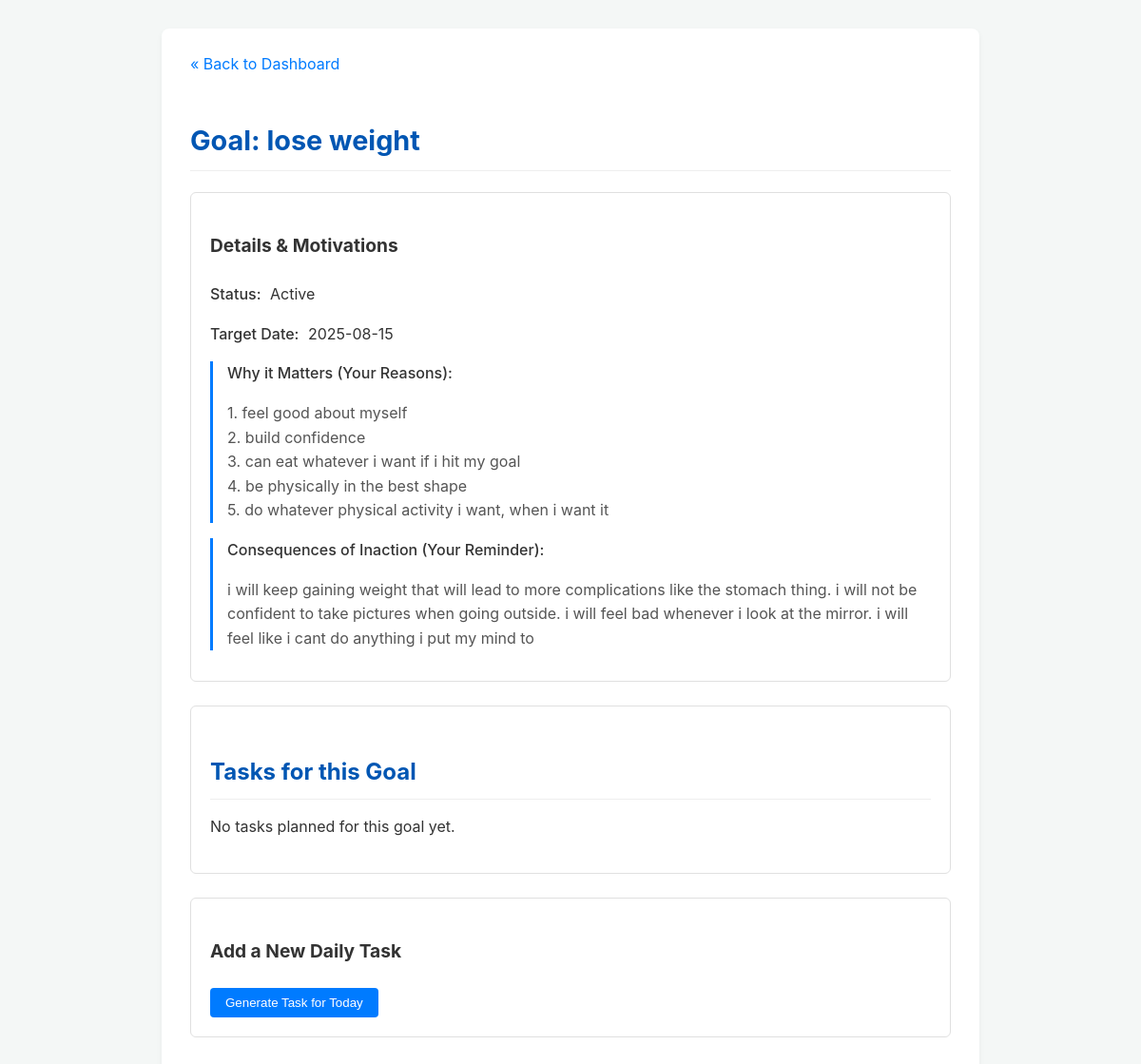
Before: /goal/1 with the older database file.
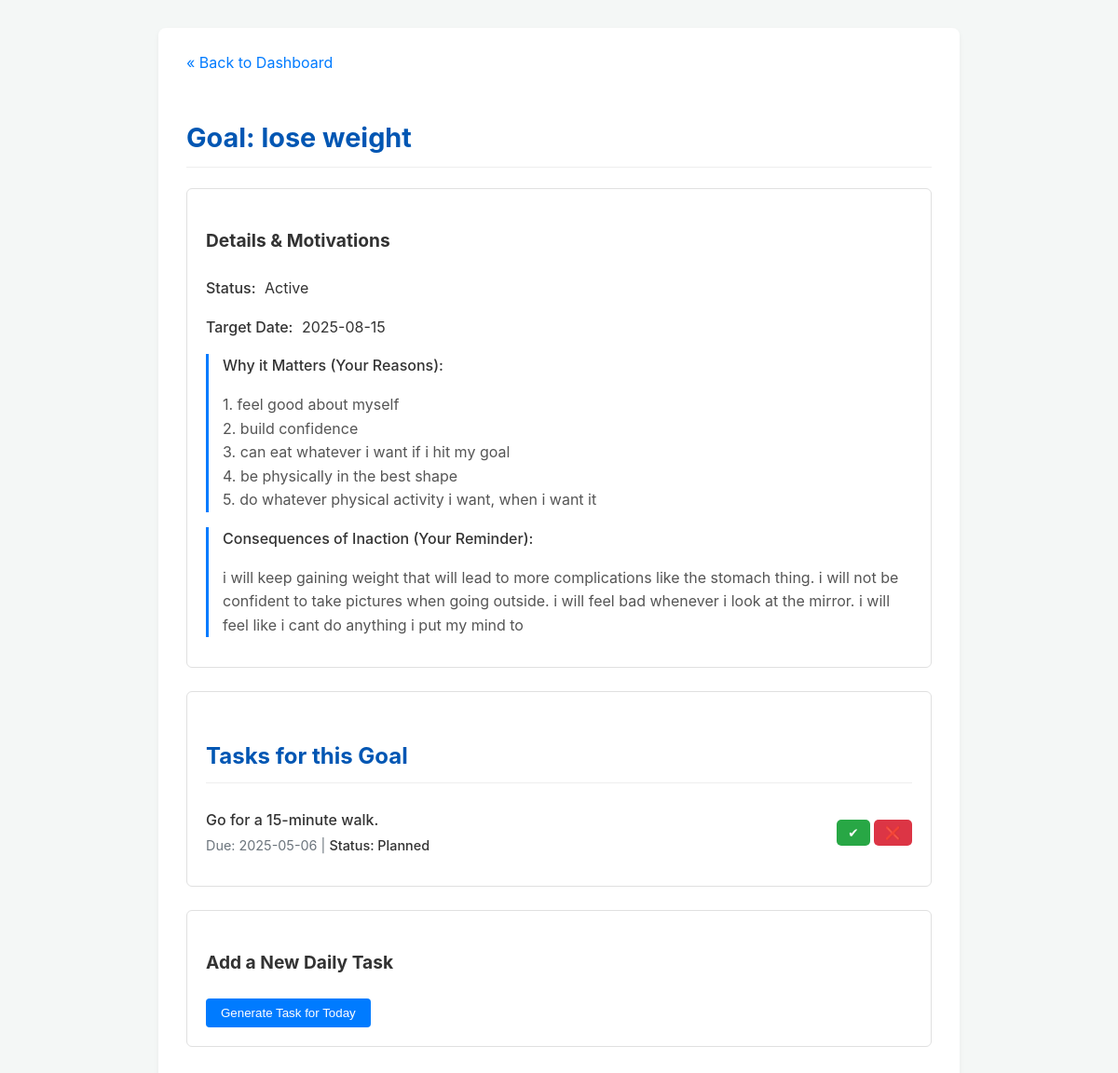
After: the same page with the newer database file.
### tables this page shows
CREATE TABLE goals (
    goal_id INTEGER PRIMARY KEY AUTOINCREMENT,
    user_id INTEGER NOT NULL,
    description TEXT NOT NULL,
    target_date TEXT, -- Store as TEXT (YYYY-MM-DD) or use specific date type
    status TEXT NOT NULL DEFAULT 'Active', -- e.g., Active, Achieved, Paused
    positive_reasons TEXT NOT NULL, -- Store the 'Top 5 Reasons' text
    consequences_of_inaction TEXT NOT NULL, -- Store the '5 Years...' text
    creation_date TIMESTAMP NOT NULL DEFAULT CURRENT_TIMESTAMP,
    FOREIGN KEY (user_id) REFERENCES users (user_id)
);

CREATE TABLE tasks (
    task_id INTEGER PRIMARY KEY AUTOINCREMENT,
    goal_id INTEGER NOT NULL,
    description TEXT NOT NULL,
    due_date TEXT NOT NULL, -- Store as TEXT (YYYY-MM-DD)
    status TEXT NOT NULL DEFAULT 'Planned', -- e.g., Planned, Completed, Missed
    completion_date TIMESTAMP,
    estimated_time TEXT, -- e.g., "15 minutes", "1 hour"
    creation_date TIMESTAMP NOT NULL DEFAULT CURRENT_TIMESTAMP,
    FOREIGN KEY (goal_id) REFERENCES goals (goal_id)
);

### app.py (the view, shortened to what this page needs)
@app.route('/goal/<int:goal_id>', methods=['GET', 'POST'])
def goal_detail(goal_id):
    db = get_db()
    goal = None
    tasks = []
    ai_message = "AI message generation skipped (not a GET request or goal not found)." # Default
    try:
        goal_cursor = db.execute(
            "SELECT * FROM goals WHERE goal_id = ? AND user_id = ?",
            (goal_id, DEFAULT_USER_ID)
        )
        goal = goal_cursor.fetchone()
    except sqlite3.Error as e:
        print(f"🔴 Error fetching goal {goal_id}: {e}")
        flash(f"Could not fetch goal details: {e}", "error")
        return redirect(url_for('index'))
    if goal is None:
         if not get_flashed_messages(category_filter=["error"]):
              flash("Goal not found or access denied.", "error")
         return redirect(url_for('index')) # Redirect if goal is None after fetch attempt
    try:
         tasks_cursor = db.execute(
             "SELECT * FROM tasks WHERE goal_id = ? ORDER BY due_date, status, creation_date",
             (goal_id,)
         )
         tasks = tasks_cursor.fetchall()
    except sqlite3.Error as e:
        flash("Could not fetch tasks.", "error")
        print(f"🔴 Error fetching tasks for goal {goal_id}: {e}")
    if request.method == 'GET': # Crucial: Only call API on GET
        if goal and GEMINI_CONFIGURED:
            try:
                prompt = f"""
                Act as a very brief, supportive coach. Look at the following goal and the user's reasons for achieving it.
                Goal: "{goal['description']}"
                User's Reasons Why: "{goal['positive_reasons']}"

                Based ONLY on the information above, provide a short (1-2 sentences maximum) encouraging message to help this user stay motivated towards their goal today. Do not ask questions. Be positive and direct. Address the user ("You...").
                """
                ai_message = "AI features are disabled."
            except Exception as e:
                 print(f"🔴 Error during AI message generation logic: {e}")
                 ai_message = "AI Coach message generation failed."
        elif goal and not GEMINI_CONFIGURED:
            ai_message = "AI features require API configuration."
        else:
             ai_message = "Cannot generate AI message (Goal missing or API issue)."
    today_date = datetime.date.today().isoformat()
    return render_template('goal_detail.html', goal=goal, tasks=tasks, today_date=today_date, ai_message=ai_message)

### app.py (called while the page is built)
def get_db():
    if 'db' not in g:
        try:
            g.db = sqlite3.connect(DATABASE, detect_types=sqlite3.PARSE_DECLTYPES)
            g.db.row_factory = sqlite3.Row
            print("Database connection opened.")
        except sqlite3.Error as e:
            print(f"🔴 ERROR connecting to database: {e}")
            raise ConnectionError(f"Could not connect to database: {e}") from e
    return g.db

### templates/goal_detail.html (shortened to what this page needs)
<!doctype html>
<html lang="en">
<head>
</head>
<body>
    <div class="container">
        <a href="{{ url_for('index') }}" class="back-link">« Back to Dashboard</a>
        {% if goal %}
            <h1>Goal: {{ goal['description'] }}</h1>
            <div class="goal-details">
               <h3>Details & Motivations</h3>
                <p><strong>Status:</strong> {{ goal['status'] }}</p>
                {% if goal['target_date'] %}
                <p><strong>Target Date:</strong> {{ goal['target_date'] }}</p>
                {% endif %}
                <div class="motivation-section">
                    <p><strong>Why it Matters (Your Reasons):</strong></p>
                    <p class="motivation">{{ goal['positive_reasons'] | replace('\r\n', '<br>') | replace('\n', '<br>') | safe }}</p>
                </div>
                 <div class="motivation-section">
                    <p><strong>Consequences of Inaction (Your Reminder):</strong></p>
                    <p class="motivation">{{ goal['consequences_of_inaction'] | replace('\r\n', '<br>') | replace('\n', '<br>') | safe }}</p>
                </div>
            </div>
            <div class="tasks-list">
                <h2>Tasks for this Goal</h2>
                {% if tasks %}
                    <ul>
                        {% for task in tasks %}
                            <li>
                                <div class="task-info">
                                    <strong>{{ task['description'] }}</strong>
                                    <span>Due: {{ task['due_date'] }} | <strong class="task-status-{{ task['status'] }}">Status: {{ task['status'] }}</strong></span>
                                </div>
                                <div class="task-actions">
                                    {% if task['status'] == 'Planned' %}
                                        <button onclick="markTaskComplete('{{ task['task_id'] }}')" class="btn-complete" title="Mark as Completed">✔</button>
                                        <button onclick="markTaskMissed('{{ task['task_id'] }}')" class="btn-missed" title="Mark as Missed">❌</button>
                                    {% else %}
                                        <button onclick="resetTaskStatus('{{ task['task_id'] }}')" class="btn-reset" title="Reset status to Planned">↺</button>
                                    {% endif %}
                                </div>
                            </li>
                        {% endfor %}
                    </ul>
                {% else %}
                    <p>No tasks planned for this goal yet.</p>
                {% endif %}
            </div>
            <div class="add-task-form">
                <h3>Add a New Daily Task</h3>
                <button onclick="generateTask()" class="btn-primary">Generate Task for Today</button>
            </div>
        {% else %}
             <h1>Goal Not Found</h1>
             <p>The goal you requested could not be found or accessed. Please return to the dashboard.</p>
        {% endif %}
    </div>
</body>
</html>

### templates/goal_detail.html (style rules this page uses)
body { font-family: -apple-system, BlinkMacSystemFont, "Segoe UI", Roboto, "Helvetica Neue", Arial, sans-serif; margin: 0; padding: 0; background-color: #f4f7f6; color: #333; line-height: 1.6; }
.container { max-width: 800px; margin: 30px auto; background-color: #fff; padding: 25px 30px; border-radius: 8px; box-shadow: 0 3px 6px rgba(0,0,0,0.05); }
h1, h2, h3 { color: #0056b3; border-bottom: 1px solid #eee; padding-bottom: 8px; margin-bottom: 15px; }
h1 { font-size: 1.8em; margin-bottom: 0.75em; }
h2 { font-size: 1.5em; margin-top: 30px; }
h3 { font-size: 1.2em; margin-top: 20px; border-bottom: none; color: #333; }
.goal-details, .tasks-list, .add-task-form { background-color: #fff; border: 1px solid #e0e0e0; margin-bottom: 25px; padding: 20px; border-radius: 6px; }
.goal-details p { margin-bottom: 12px; line-height: 1.6; }
.goal-details strong { color: #333; margin-right: 5px; font-weight: 500; }
.motivation-section { margin-top: 15px; padding-left: 15px; border-left: 3px solid #007bff; }
.motivation { font-style: normal; color: #555; white-space: pre-wrap; line-height: 1.7; }
.tasks-list ul { list-style: none; padding: 0; margin: 0; }
.tasks-list li { border-bottom: 1px dashed #ddd; padding: 12px 0; display: flex; justify-content: space-between; align-items: center; flex-wrap: wrap; gap: 10px; }
.tasks-list li:last-child { border-bottom: none; }
.task-info { flex-grow: 1; margin-right: 10px; }
.task-info strong { font-weight: 500; color: #333; }
.task-info span { display: block; font-size: 0.9em; color: #6c757d; margin-top: 3px; }
.task-status-Planned { color: #ff8c00; font-weight: bold; }
button[type="submit"], .task-actions button { padding: 10px 18px; margin-top: 20px; background-color: #007bff; color: white; border: none; border-radius: 5px; cursor: pointer; font-size: 1em; font-weight: 500; transition: background-color 0.2s ease, box-shadow 0.2s ease; }
.back-link { display: inline-block; margin-bottom: 25px; color: #007bff; text-decoration: none; font-size: 1em; }
.task-actions { white-space: nowrap; flex-shrink: 0; }
.task-actions button { padding: 6px 12px; font-size: 0.85em; margin-top: 0; vertical-align: middle; }
.task-actions .btn-complete { background-color: #28a745; border-color: #218838; }
.task-actions .btn-missed { background-color: #dc3545; border-color: #c82333; }
.btn-primary { background-color: #007bff; color: white; border: none; padding: 8px 16px; border-radius: 4px; cursor: pointer; }

Changed rows visible on the page:
added tasks: description "Go for a 15-minute walk.", due_date "2025-05-06", status "Planned"
Other visible differences:
text no longer shown: "No tasks planned for this goal yet."
